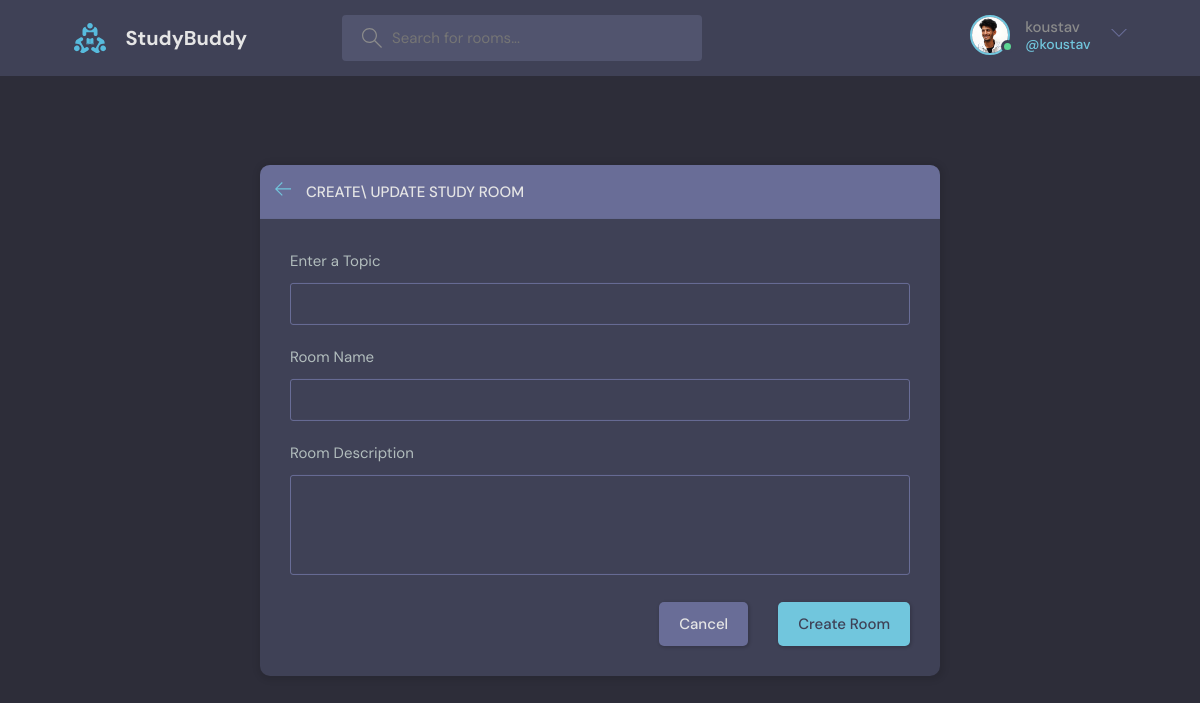
Screenshot of /create-room/ (signed in) with the database file from the repository.
### base/models.py (models this page shows)
class User(AbstractUser):
    name = models.CharField(max_length=200, null=True)
    username = models.CharField(max_length=50, null=False, unique=True)
    email = models.EmailField(unique=True, null=True)
    bio = models.TextField(null=True, blank=True)
    avatar = models.ImageField(null=True, default="avatar.svg")
    USERNAME_FIELD = 'email'
    REQUIRED_FIELDS = []

### base/views.py (the view, shortened to what this page needs)
# urls.py: path('create-room/', views.createRoom, name='create-room'),
@login_required(login_url="login")
def createRoom(request):
    form = RoomForm()
    topics = Topic.objects.all()
    context = {'form': form, "topics": topics}
    return render(request, 'base/room_form.html', context)

### base/forms.py
class RoomForm(ModelForm):  # a form for the room. thus named RoomForm.
    class Meta:
        model = Room
        fields = '__all__'
        exclude = ['host', 'participants']
        '''
        NOTE:
        while creating a room, we didn't wanted to select host or participants, as for host
        since we're already logged in, it'll be more logical that the host is automatically selected as us.
        Thus we excluded "host" from the form field.
        Also for participants, we didn't wanted to select any particular participants in our room, thus we excluded that
        as well.

        And obviously, these fields we just removed are for the front-end only.
        For backend, we need to change in views ofcourse - so that those excluded values changed as per our need.
        '''

### base/templates/base/room_form.html (shortened to what this page needs)
{% extends 'main.html' %}
{% block content %}
    <main class="create-room layout">
      <div class="container">
        <div class="layout__box">
          <div class="layout__boxHeader">
            <div class="layout__boxTitle">
              <a href="{% url 'home' %}">
                <svg version="1.1" xmlns="http://www.w3.org/2000/svg" width="32" height="32" viewBox="0 0 32 32">
                  <title>arrow-left</title>
                  <path
                    d="M13.723 2.286l-13.723 13.714 13.719 13.714 1.616-1.611-10.96-10.96h27.625v-2.286h-27.625l10.965-10.965-1.616-1.607z">
                  </path>
                </svg>
              </a>
              <h3>Create\ Update Study Room</h3>
            </div>
          </div>
          <div class="layout__body">
            <form class="form" action="" method="POST">
              <div class="form__group">
                <label for="room_topic">Enter a Topic</label>
                <input required type="text" value="{{room.topic.name}}" name="topic" list="topic-list" />
              </div>
              <div class="form__group">
                <label for="room_name">Room Name</label>
                {{form.name}}
              </div>
              <div class="form__group">
                <label for="room_description">Room Description</label>
                {{form.description}}
              </div>
              <div class="form__action">
                <a class="btn btn--dark" href="{% url 'home' %}">Cancel</a>
                <button class="btn btn--main" type="submit">Create Room</button>
              </div>
            </form>
          </div>
        </div>
      </div>
    </main>
{% endblock content %}

### templates/navbar.html (shortened to what this page needs)
{% load static %}
<header class="header header--loggedIn">
    <div class="container">
      <a href="{% url 'home' %}" class="header__logo">
        <img src="{% static 'images/logo.svg' %}" />
        <h1>StudyBuddy</h1>
      </a>
      <form class="header__search" method="GET" action="{% url 'home' %}">
        <label>
          <input name="q" placeholder="Search for rooms..." />
        </label>
      </form>
      <nav class="header__menu">
        {% if request.user.is_authenticated %}
        <div class="header__user">
          <a href="{% url 'user-profile' request.user.id %}">
            <div class="avatar avatar--medium active">
              <img src="{{request.user.avatar.url}}" />
            </div>
            <p>{{request.user.username}} <span>@{{request.user.username}}</span></p>
          </a>
          <button class="dropdown-button">
            <svg version="1.1" xmlns="http://www.w3.org/2000/svg" width="32" height="32" viewBox="0 0 32 32">
              <title>chevron-down</title>
              <path d="M16 21l-13-13h-3l16 16 16-16h-3l-13 13z"></path>
            </svg>
          </button>
        </div>
        {% else %}
        <a href="{% url 'login' %}">
          <img src="{% static 'images/avatar.svg' %}" />
          <p>Login</p>
        </a>
        {% endif %}
      </nav>
    </div>
  </header>

### rows the page displays
User: user.avatar (picture), user.username "koustav"
